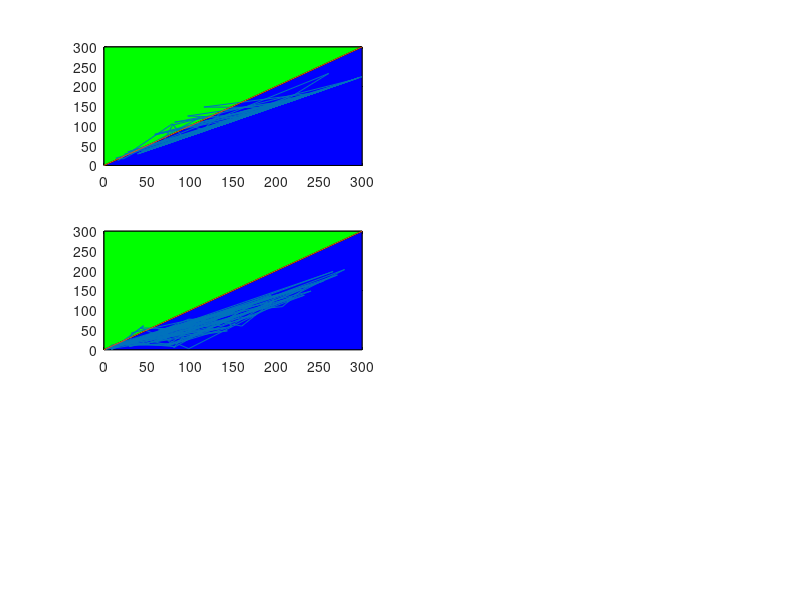

Recreate this plot in MATLAB.

clear
clc

load param_ThrePert_SA0SB0_25pc_OR.mat
load param_RandSA0SB0_OR.mat

unp=tri_types(nrr,:);
ind=tri_type_SA0ltSB0;
dir=tri_type_SB0ltSA0;

nr=length(tri_type_SB0ltSA0);

for ii=1:nr

    if tri_type_SA0ltSB0(ii)==1 
        M_state_SA0ltSB0(ii,1)=SNB_SA0ltSB0(ii,3)-SNB_SA0ltSB0(ii,4);
        H_state_SA0ltSB0(ii,1)=SNB_SA0ltSB0(ii,3)-SNB_SA0ltSB0(ii,2);
        Tri_Reg_SA0ltSB0(ii,1)=SNB_SA0ltSB0(ii,1)-SNB_SA0ltSB0(ii,4);
    elseif tri_type_SA0ltSB0(ii)==3
        M_state_SA0ltSB0(ii,1)=SNB_SA0ltSB0(ii,3)-SNB_SA0ltSB0(ii,4);
        H_state_SA0ltSB0(ii,1)=SNB_SA0ltSB0(ii,3)-SNB_SA0ltSB0(ii,2);
        Tri_Reg_SA0ltSB0(ii,1)=SNB_SA0ltSB0(ii,1)-SNB_SA0ltSB0(ii,2);
    elseif tri_type_SA0ltSB0(ii)==2 
        M_state_SA0ltSB0(ii,1)=SNB_SA0ltSB0(ii,1)-SNB_SA0ltSB0(ii,4);
        H_state_SA0ltSB0(ii,1)=SNB_SA0ltSB0(ii,3)-SNB_SA0ltSB0(ii,2);
        Tri_Reg_SA0ltSB0(ii,1)=SNB_SA0ltSB0(ii,3)-SNB_SA0ltSB0(ii,4);
    elseif tri_type_SA0ltSB0(ii)==4 
        M_state_SA0ltSB0(ii,1)=SNB_SA0ltSB0(ii,1)-SNB_SA0ltSB0(ii,4);
        H_state_SA0ltSB0(ii,1)=SNB_SA0ltSB0(ii,3)-SNB_SA0ltSB0(ii,2);
        Tri_Reg_SA0ltSB0(ii,1)=SNB_SA0ltSB0(ii,3)-SNB_SA0ltSB0(ii,2);
    end


    if tri_type_SB0ltSA0(ii)==1 
        M_state_SB0ltSA0(ii,1)=SNB_SB0ltSA0(ii,3)-SNB_SB0ltSA0(ii,4);
        H_state_SB0ltSA0(ii,1)=SNB_SB0ltSA0(ii,3)-SNB_SB0ltSA0(ii,2);
        Tri_Reg_SB0ltSA0(ii,1)=SNB_SB0ltSA0(ii,1)-SNB_SB0ltSA0(ii,4);
    elseif tri_type_SB0ltSA0(ii)==3
        M_state_SB0ltSA0(ii,1)=SNB_SB0ltSA0(ii,3)-SNB_SB0ltSA0(ii,4);
        H_state_SB0ltSA0(ii,1)=SNB_SB0ltSA0(ii,3)-SNB_SB0ltSA0(ii,2);
        Tri_Reg_SB0ltSA0(ii,1)=SNB_SB0ltSA0(ii,1)-SNB_SB0ltSA0(ii,2);
    elseif tri_type_SB0ltSA0(ii)==2
        M_state_SB0ltSA0(ii,1)=SNB_SB0ltSA0(ii,1)-SNB_SB0ltSA0(ii,4);
        H_state_SB0ltSA0(ii,1)=SNB_SB0ltSA0(ii,3)-SNB_SB0ltSA0(ii,2);
        Tri_Reg_SB0ltSA0(ii,1)=SNB_SB0ltSA0(ii,3)-SNB_SB0ltSA0(ii,4);
    elseif tri_type_SB0ltSA0(ii)==4
        M_state_SB0ltSA0(ii,1)=SNB_SB0ltSA0(ii,1)-SNB_SB0ltSA0(ii,4);
        H_state_SB0ltSA0(ii,1)=SNB_SB0ltSA0(ii,3)-SNB_SB0ltSA0(ii,2);
        Tri_Reg_SB0ltSA0(ii,1)=SNB_SB0ltSA0(ii,3)-SNB_SB0ltSA0(ii,2);
    end

end

ind_types=[sum(ind==1),sum(ind==2),sum(ind==3),sum(ind==4)];
ind_pc=ind_types.*100./sum(ind_types);

dir_types=[sum(dir==1),sum(dir==2),sum(dir==3),sum(dir==4)];
dir_pc=dir_types.*100./sum(dir_types);

unp_types=[sum(unp==1),sum(unp==2),sum(unp==3),sum(unp==4)];
unp_pc=unp_types.*100./sum(unp_types);



%%%%%%%%%%%%%%%%%%%%%%%%%%%%%%%%%%%%%%%%%%%%%%%%%%%%%%%%%%%%%%%%%%%%%%%%%%%


% Define the vertices of the triangle
x1 = [0, 300, 300];
y1 = [0, 0, 300];

% Plot the vertices
figure(4)
subplot(3,2,1)
plot(x1, y1, 'k-'); % Plot the lines connecting the vertices

% Fill the area of the triangle
% figure(4)
% subplot(3,3,1)
fill(x1, y1, 'b'); % Fill the triangle with blue color
hold on

% Define the vertices of the triangle
x2 = [0, 0, 300];
y2 = [0, 300, 300];

% Plot the vertices
% figure(4)
% subplot(3,3,1)
plot(x2, y2, 'k-'); % Plot the lines connecting the vertices

% Fill the area of the triangle
% figure(4)
% subplot(3,3,1)
fill(x2, y2, 'g'); % Fill the triangle with blue color
hold on

% figure(4)
% subplot(3,3,1)
plot(SNB_SA0ltSB0(:,1), SNB_SB0ltSA0(:,1))
hold on
plot([0,300],[0,300])

sn1_dir_gt_ind = find(SNB_SB0ltSA0(:,1)>SNB_SA0ltSB0(:,1));
sn1_dir_lt_ind = find(SNB_SB0ltSA0(:,1)<SNB_SA0ltSB0(:,1));
sn1_dir_eq_ind = find(SNB_SB0ltSA0(:,1)==SNB_SA0ltSB0(:,1));
tot_sn1 = length(sn1_dir_gt_ind)+length(sn1_dir_lt_ind)+length(sn1_dir_eq_ind);

sn1_cont=([length(sn1_dir_gt_ind),length(sn1_dir_lt_ind),length(sn1_dir_eq_ind)].*100./tot_sn1)

% Define the vertices of the triangle
x1 = [0, 300, 300];
y1 = [0, 0, 300];

% Plot the vertices
figure(4)
subplot(3,2,3)
plot(x1, y1, 'k-'); % Plot the lines connecting the vertices

% Fill the area of the triangle
% figure(4)
% subplot(2,2,2)
fill(x1, y1, 'b'); % Fill the triangle with blue color
hold on

% Define the vertices of the triangle
x2 = [0, 0, 300];
y2 = [0, 300, 300];

% Plot the vertices
% figure(4)
% subplot(2,2,2)
plot(x2, y2, 'k-'); % Plot the lines connecting the vertices

% Fill the area of the triangle
% figure(4)
% subplot(2,2,2)
fill(x2, y2, 'g'); % Fill the triangle with blue color
hold on

% subplot(2,2,2)
plot(M_state_SA0ltSB0,M_state_SB0ltSA0)
hold on
plot([0,300],[0,300])

m_dir_gt_ind = find(M_state_SB0ltSA0(:,1)>M_state_SA0ltSB0(:,1));
m_dir_lt_ind = find(M_state_SB0ltSA0(:,1)<M_state_SA0ltSB0(:,1));
m_dir_eq_ind = find(M_state_SB0ltSA0(:,1)==M_state_SA0ltSB0(:,1));
tot_m = length(m_dir_gt_ind)+length(m_dir_lt_ind)+length(m_dir_eq_ind);


mstate_cont=([length(m_dir_gt_ind),length(m_dir_lt_ind),length(m_dir_eq_ind)].*100./tot_m)
